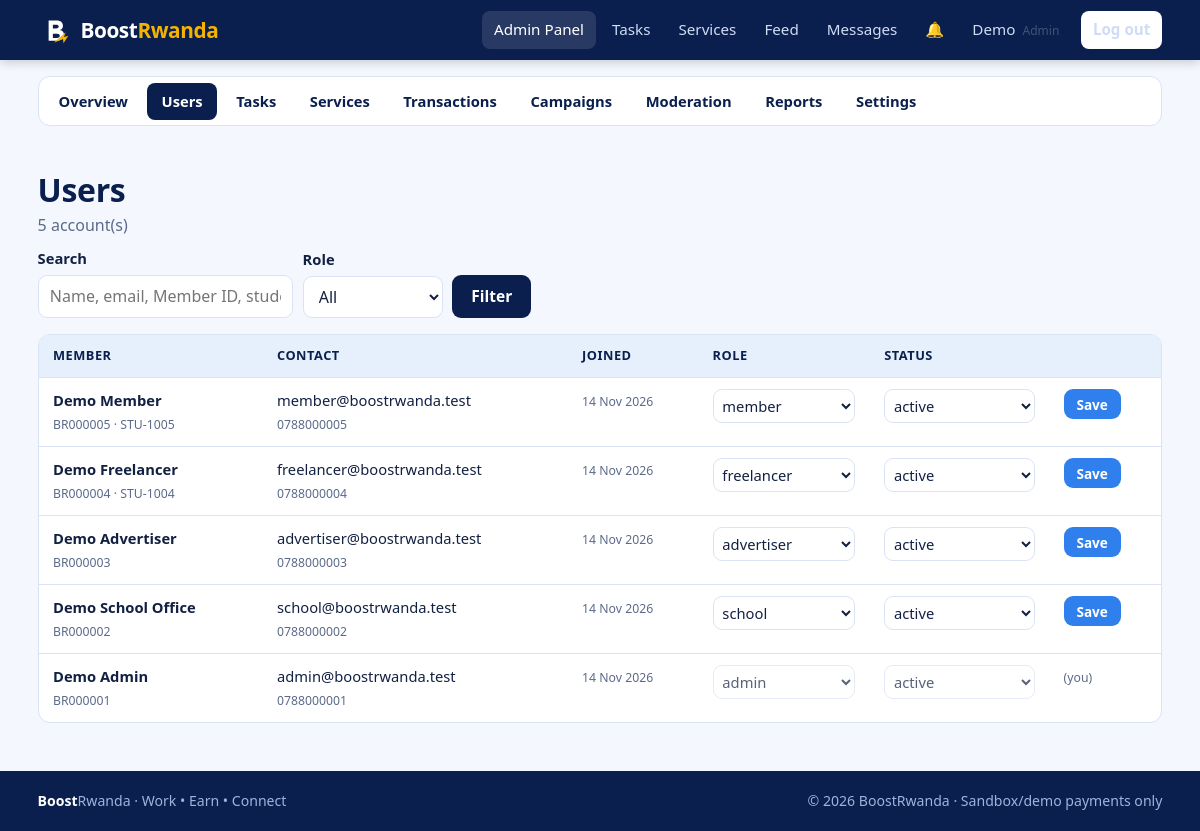
The page /admin/users.php (signed in) on the database its author committed.
### tables this page shows
CREATE TABLE users (
  id            INT UNSIGNED AUTO_INCREMENT PRIMARY KEY,
  member_id     VARCHAR(12)  NULL UNIQUE,                  
  full_name     VARCHAR(100) NOT NULL,
  student_id    VARCHAR(30)  NULL,                          
  email         VARCHAR(150) NOT NULL UNIQUE,
  phone         VARCHAR(20)  NOT NULL,
  password_hash VARCHAR(255) NOT NULL,                      
  role          ENUM('member','freelancer','advertiser','admin','school') NOT NULL DEFAULT 'member',
  status        ENUM('active','suspended') NOT NULL DEFAULT 'active',
  created_at    TIMESTAMP NOT NULL DEFAULT CURRENT_TIMESTAMP,
  last_login    DATETIME NULL,
  INDEX idx_users_role (role),
  INDEX idx_users_status (status),
  INDEX idx_users_student (student_id)
);

### config/database.php (called while the page is built)
<?php
function db(): PDO
{
    static $pdo = null;
    if ($pdo === null) {
        $c = app_config()['db'];
        $dsn = "mysql:host={$c['host']};dbname={$c['name']};charset={$c['charset']}";
        try {
            $pdo = new PDO($dsn, $c['user'], $c['pass'], [
                PDO::ATTR_ERRMODE            => PDO::ERRMODE_EXCEPTION,
                PDO::ATTR_DEFAULT_FETCH_MODE => PDO::FETCH_ASSOC,
                PDO::ATTR_EMULATE_PREPARES   => false,
            ]);
        } catch (PDOException $e) {
            error_log('DB connection failed: ' . $e->getMessage());
            http_response_code(500);
            exit('Database connection failed. Check config/config.php and that MySQL is running.');
        }
    }
    return $pdo;
}
function q(string $sql, array $params = []): PDOStatement
{
    $st = db()->prepare($sql);
    $st->execute($params);
    return $st;
}
function fetch_all(string $sql, array $params = []): array { return q($sql, $params)->fetchAll(); }
function fetch_one(string $sql, array $params = []): ?array { $r = q($sql, $params)->fetch(); return $r ?: null; }
function fetch_val(string $sql, array $params = []) { $r = q($sql, $params)->fetchColumn(); return $r === false ? null : $r; }

### includes/auth.php (called while the page is built, shortened)
<?php
function current_user(): ?array
{
    static $user = false;
    if ($user === false) {
        $user = null;
        if (!empty($_SESSION['user_id'])) {
            $u = fetch_one('SELECT id, member_id, full_name, email, phone, role, status FROM users WHERE id=?', [$_SESSION['user_id']]);
            if ($u && $u['status'] === 'active') { $user = $u; } else { unset($_SESSION['user_id']); }
        }
    }
    return $user;
}
function role_home(string $role): string
{
    return ['admin' => 'admin/dashboard.php', 'school' => 'school/dashboard.php',
            'advertiser' => 'advertiser/dashboard.php'][$role] ?? 'user/dashboard.php';
}
function require_login(): array
{
    $u = current_user();
    return $u;
}
function require_role(array $roles): array
{
    $u = require_login();
    return $u;
}

### config/config.php (called while the page is built)
<?php
return [
    'app_name'  => 'BoostRwanda',
    'base_url'  => '/BoostRwanda',
    'currency'  => 'RWF',
    'debug'     => false,
    'db' => [
        'host'    => '127.0.0.1',
        'name'    => 'boostrwanda_db',
        'user'    => 'root',
        'pass'    => '',
        'charset' => 'utf8mb4',
    ],
    'upload_max_bytes' => 2 * 1024 * 1024,
    'upload_allowed'   => [
        'jpg' => 'image/jpeg', 'jpeg' => 'image/jpeg',
        'png' => 'image/png',  'pdf'  => 'application/pdf',
    ],
    'max_login_attempts' => 5,
    'lockout_minutes'    => 15,
    'session_idle_secs'  => 7200,
    'payment' => [
        'mode'           => 'sandbox',
        'webhook_secret' => 'change-me-sandbox-secret',
    ],
];

### includes/bootstrap.php (called while the page is built, shortened)
<?php
function app_config(): array
{
    static $cfg = null;
    if ($cfg === null) { $cfg = require ROOT_PATH . '/config/config.php'; }
    return $cfg;
}
require_once ROOT_PATH . '/config/database.php';
require_once ROOT_PATH . '/includes/functions.php';
require_once ROOT_PATH . '/includes/auth.php';

### admin/users.php (the view, shortened to what this page needs)
<?php
require_once __DIR__ . '/../includes/bootstrap.php';
$user = require_role(['admin']);
$me = (int)$user['id'];
$q = clean($_GET['q'] ?? '', 60); $fr = in_array($_GET['role'] ?? '', ALL_ROLES, true) ? $_GET['role'] : '';
$w = ['1=1']; $p = [];
$where = implode(' AND ', $w);
$pg = paginate((int)fetch_val("SELECT COUNT(*) FROM users WHERE $where", $p), 12);
$rows = fetch_all("SELECT * FROM users WHERE $where ORDER BY id DESC LIMIT {$pg['per']} OFFSET {$pg['offset']}", $p);
include __DIR__ . '/../includes/header.php';
?>
<div class="container">
  <?= admin_subnav('users') ?>
  <div class="page-head"><div><h1>Users</h1><p><?= $pg['total'] ?> account(s)</p></div></div>
  <form class="filters" method="get" data-no-loading>
    <div class="form-group"><label for="q">Search</label><input id="q" name="q" value="<?= e($q) ?>" placeholder="Name, email, Member ID, student ID"></div>
    <div class="form-group"><label for="role">Role</label><select id="role" name="role"><option value="">All</option></select></div>
    <button class="btn btn-navy" type="submit">Filter</button></form>
  <div class="table-wrap"><table><thead><tr><th>Member</th><th>Contact</th><th>Joined</th><th>Role</th><th>Status</th><th></th></tr></thead><tbody>
    <?php foreach ($rows as $u): $self = (int)$u['id'] === $me; ?>
      <?php $fid = 'uf' . (int)$u['id']; ?>
      <tr>
        <td>
          <b><?= e($u['full_name']) ?></b><br><small><?= e($u['member_id']) ?><?= $u['student_id'] ? ' &middot; ' . e($u['student_id']) : '' ?></small></td>
        <td><?= e($u['email']) ?><br><small><?= e($u['phone']) ?></small></td><td><small><?= e(fmt_date($u['created_at'], false)) ?></small></td>
        <td><select name="role" form="<?= $fid ?>" <?= $self ? 'disabled' : '' ?> style="padding:.3rem"><?php foreach (ALL_ROLES as $r): ?><option <?= $u['role'] === $r ? 'selected' : '' ?>><?= $r ?></option><?php endforeach; ?></select></td>
        <td><select name="status" form="<?= $fid ?>" <?= $self ? 'disabled' : '' ?> style="padding:.3rem"><?php foreach (['active', 'suspended'] as $s): ?><option <?= $u['status'] === $s ? 'selected' : '' ?>><?= $s ?></option><?php endforeach; ?></select></td>
        <td><?= $self ? '<small>(you)</small>' : '<button class="btn btn-primary btn-sm" type="submit" form="' . $fid . '">Save</button>' ?></td></tr>
    <?php endforeach; ?></tbody></table></div>
</div>
<?php include __DIR__ . '/../includes/footer.php'; ?>

### includes/navbar.php (shortened to what this page needs)
<?php
$__links = [];
if ($__u) {
    switch ($__u['role']) {
        case 'admin':
            $__links = ['admin/dashboard.php' => 'Admin Panel', 'tasks/index.php' => 'Tasks', 'services/index.php' => 'Services',
                        'social/index.php' => 'Feed', 'messages/index.php' => 'Messages'];
            break;
    }
}
$__here = ltrim(str_replace(rtrim(app_config()['base_url'], '/'), '', parse_url($_SERVER['REQUEST_URI'], PHP_URL_PATH)), '/');
$__active = array_key_exists($__here, $__links) ? $__here : null;
if (!$__active) { foreach (array_keys($__links) as $__p) { if (strpos($__here, dirname($__p) . '/') === 0) { $__active = $__p; break; } } }
?>
<header class="topbar">
  <div class="container topbar-inner">
    <a class="brand" href="<?= e(url($__u ? role_home($__u['role']) : '')) ?>">
      <img src="<?= e(url('assets/images/logo.svg')) ?>" alt="" width="34" height="34">
      <span>Boost<b>Rwanda</b></span>
    </a>
    <nav id="nav" class="nav">
      <?php foreach ($__links as $path => $label): ?>
        <a class="<?= $path === $__active ? 'active' : '' ?>" href="<?= e(url($path)) ?>"><?= e($label) ?></a>
      <?php endforeach; ?>
      <?php if ($__u): ?>
        <a class="bell" href="<?= e(url('user/notifications.php')) ?>" title="Notifications">&#128276;<span id="notif-count" class="count" <?= ($n = unread_notifications((int)$__u['id'])) ? '' : 'hidden' ?>><?= (int)$n ?></span></a>
        <a href="<?= e(url('user/profile.php')) ?>" class="nav-user"><?= e(explode(' ', $__u['full_name'])[0]) ?> <small><?= e($__u['role']) ?></small></a>
        <a class="btn btn-light btn-sm" href="<?= e(url('auth/logout.php')) ?>">Log out</a>
      <?php else: ?>
        <a href="<?= e(url('auth/login.php')) ?>">Log in</a>
        <a class="btn btn-gold btn-sm" href="<?= e(url('auth/register.php')) ?>">Join free</a>
      <?php endif; ?>
    </nav>
  </div>
</header>

### assets/css/style.css (style rules this page uses)
:root { --navy:#0a1f4d; --navy-2:#13306e; --blue:#2f80ed; --sky:#e6f0fc; --sky-2:#cfe2fa; --gold:#f5b301; --ink:#122042; --muted:#5b6a8a; --line:#d9e3f3; --bg:#f4f8fe; --white:#fff; --ok:#1a9d5c; --warn:#d98a00; --bad:#d6393b; --radius:12px; --shadow:0 2px 14px rgba(10,31,77,.08); font-family:"Segoe UI",system-ui,-apple-system,Roboto,Arial,sans-serif; }
* { box-sizing:border-box }
html { scroll-behavior:smooth }
body { margin:0;background:var(--bg);color:var(--ink);line-height:1.55;font-size:16px }
h1,h2,h3 { line-height:1.2;color:var(--navy);margin:0 0 .5em;letter-spacing:-.01em }
h1 { font-size:2rem }
a { color:var(--blue) }
img { max-width:100% }
p { margin:0 0 1em }
small,.muted { color:var(--muted) }
.container { width:100%;max-width:1160px;margin:0 auto;padding:0 1.1rem }
.topbar { background:var(--navy);color:#fff;position:sticky;top:0;z-index:50;box-shadow:0 2px 10px rgba(0,0,0,.2) }
.topbar-inner { display:flex;align-items:center;justify-content:space-between;gap:1rem;min-height:60px }
.brand { display:flex;align-items:center;gap:.55rem;color:#fff;text-decoration:none;font-size:1.3rem;font-weight:700;letter-spacing:-.02em }
.brand b { color:var(--gold) }
.nav { display:flex;align-items:center;gap:.25rem;flex-wrap:wrap }
.nav>a { color:#cfdcf5;text-decoration:none;padding:.45rem .75rem;border-radius:8px;font-size:.95rem }
.nav>a:hover,.nav>a.active { background:rgba(255,255,255,.12);color:#fff }
.nav .btn { margin-left:.35rem }
.nav-user small { opacity:.7;font-size:.75rem;margin-left:.2rem;text-transform:capitalize }
.bell { position:relative }
.btn { display:inline-block;border:0;border-radius:9px;padding:.65rem 1.2rem;font-size:.97rem;font-weight:600;cursor:pointer;text-decoration:none;font-family:inherit;transition:transform .08s,filter .15s }
.btn-primary { background:var(--blue);color:#fff }
.btn-navy { background:var(--navy);color:#fff }
.btn-light { background:#fff;color:var(--navy) }
.btn-sm { padding:.35rem .8rem;font-size:.85rem }
.form-group { margin-bottom:1rem }
label { display:block;font-weight:600;margin-bottom:.3rem;font-size:.92rem }
input,select,textarea { width:100%;padding:.65rem .8rem;border:1.5px solid var(--line);border-radius:9px;font:inherit;background:#fff;color:var(--ink) }

### assets/css/dashboard.css (style rules this page uses)
.page-head { display:flex;justify-content:space-between;align-items:flex-end;gap:1rem;flex-wrap:wrap;padding:1.8rem 0 .6rem }
.page-head h1 { margin:0 }
.page-head p { margin:.2rem 0 0;color:var(--muted) }
.table-wrap { overflow-x:auto;border:1px solid var(--line);border-radius:var(--radius);background:#fff }
table { width:100%;border-collapse:collapse;font-size:.92rem }
th,td { padding:.7rem .9rem;text-align:left;border-bottom:1px solid var(--line);vertical-align:top }
th { background:var(--sky);color:var(--navy);font-size:.8rem;text-transform:uppercase;letter-spacing:.04em;white-space:nowrap }
tr:last-child td { border-bottom:0 }
.filters { display:flex;gap:.6rem;flex-wrap:wrap;align-items:end;margin-bottom:1rem }
.filters .form-group { margin:0;min-width:140px }
.filters input,.filters select { padding:.5rem .7rem }

### rows shown on the page
users: full_name "Demo", role "Admin", full_name "Demo Admin", member "BR000001", email "admin@boostrwanda.test", phone "0788000001", created_at "14 Nov 2026", role "admin", status "active", shows "(you)"
users: full_name "Demo Member", member "BR000005", student "STU-1005", email "member@boostrwanda.test", phone "0788000005", created_at "14 Nov 2026", role "member", status "active"
users: full_name "Demo Freelancer", member "BR000004", student "STU-1004", email "freelancer@boostrwanda.test", phone "0788000004", created_at "14 Nov 2026", role "freelancer", status "active"
users: full_name "Demo Advertiser", member "BR000003", email "advertiser@boostrwanda.test", phone "0788000003", created_at "14 Nov 2026", role "advertiser", status "active"
users: full_name "Demo School Office", member "BR000002", email "school@boostrwanda.test", phone "0788000002", created_at "14 Nov 2026", role "school", status "active"

### other values the page prints
$label "Admin Panel"
$label "Tasks"
$label "Services"
$label "Feed"
$label "Messages"
$label "Overview"
$label "Users"
$label "Transactions"
$label "Campaigns"
$label "Moderation"
$label "Reports"
$label "Settings"
$pg['total'] "5"
